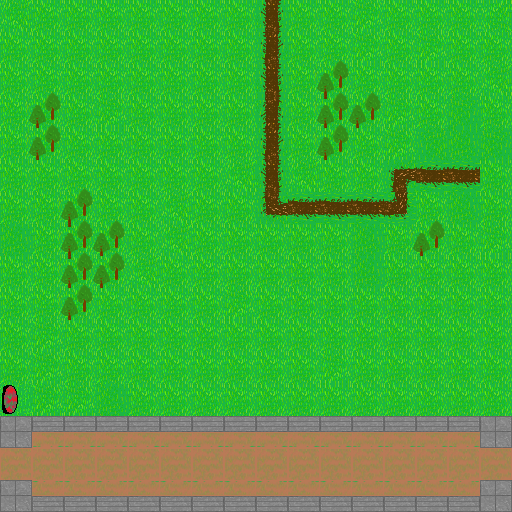

A 2D game scene composited from a Tiled map and its tileset images. What follows is a short description and the map's XML, with each tile layer's data collapsed to a summary:
An orthogonal 16x16 tile map with 32x32 px tiles, 1 tile layer (Tile Layer 1), 3 tilesets.

<map version="1.0" orientation="orthogonal" width="16" height="16" tilewidth="32" tileheight="32">
 <tileset firstgid="1" name="TileSet1" tilewidth="32" tileheight="32">
  <image source="TileSet1.png" width="160" height="160" />
  <tile id="3">
   <properties>
    <property name="solid" value="" />
   </properties>
  </tile>
  <tile id="4">
   <properties>
    <property name="blocked" value="" />
   </properties>
  </tile>
  <tile id="9">
   <properties>
    <property name="blocked" value="" />
   </properties>
  </tile>
  <tile id="10">
   <properties>
    <property name="solid" value="" />
   </properties>
  </tile>
  <tile id="11">
   <properties>
    <property name="solid" value="" />
   </properties>
  </tile>
  <tile id="12">
   <properties>
    <property name="solid" value="" />
   </properties>
  </tile>
  <tile id="14">
   <properties>
    <property name="blocked" value="" />
   </properties>
  </tile>
  <tile id="15">
   <properties>
    <property name="blocked" value="" />
   </properties>
  </tile>
  <tile id="16">
   <properties>
    <property name="blocked" value="" />
   </properties>
  </tile>
  <tile id="17">
   <properties>
    <property name="blocked" value="" />
   </properties>
  </tile>
  <tile id="18">
   <properties>
    <property name="blocked" value="" />
   </properties>
  </tile>
  <tile id="21">
   <properties>
    <property name="blocked" value="" />
   </properties>
  </tile>
 </tileset>
 <tileset firstgid="26" name="spawnPoint" tilewidth="32" tileheight="32">
  <image source="../img/spawnPoint.png" width="32" height="32" />
  <tile id="0">
   <properties>
    <property name="spawn" value="" />
   </properties>
  </tile>
 </tileset>
 <tileset firstgid="27" name="temp" tilewidth="32" tileheight="32">
  <image source="temp.png" width="160" height="160" />
  <tile id="0">
   <properties>
    <property name="blocked" value="" />
   </properties>
  </tile>
  <tile id="3">
   <properties>
    <property name="blocked" value="" />
   </properties>
  </tile>
  <tile id="10">
   <properties>
    <property name="blocked" value="" />
   </properties>
  </tile>
  <tile id="12">
   <properties>
    <property name="blocked" value="" />
   </properties>
  </tile>
 </tileset>
 <layer name="Tile Layer 1" width="16" height="16">
  <data>[256 cells, 256 non-empty, 13 distinct tile ids]</data>
 </layer>
</map>
